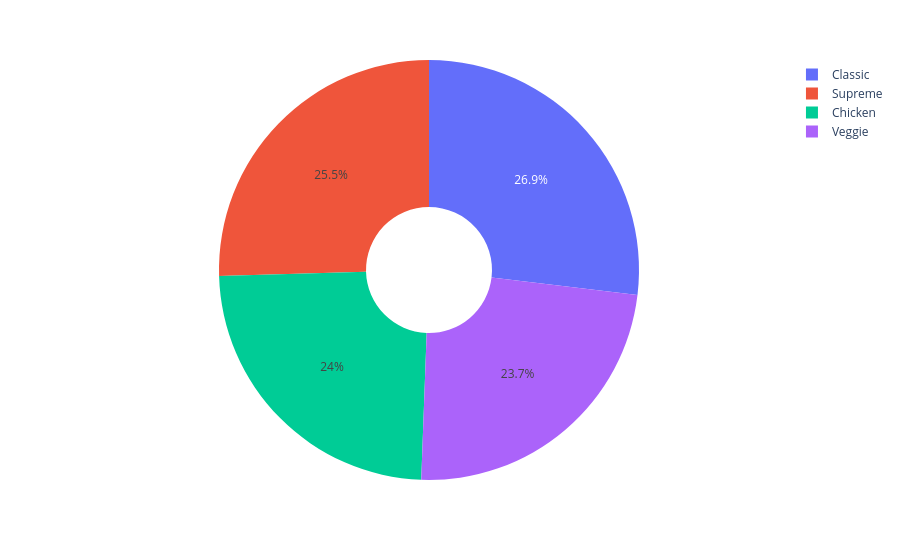

Write notebook code for a chart like this one.
### Code cell
px.pie(sales_by_category , names=sales_by_category.index , values=sales_by_category.values, hole=0.3)

### Figure 1 — Plotly figure (JSON) as saved in the notebook; plotly's stock layout.template omitted (floating-point values rounded to 4 significant figures)
{"data": [{"domain": {"x": [0, 1], "y": [0, 1]}, "hole": 0.3, "hovertemplate": "pizza_category=%{label}<br>value=%{value}<extra></extra>", "labels": ["Chicken", "Classic", "Supreme", "Veggie"], "legendgroup": "", "name": "", "showlegend": true, "type": "pie", "values": [195900.0, 220100.0, 208200.0, 193700.0]}], "layout": {"legend": {"tracegroupgap": 0}, "margin": {"t": 60}}}
